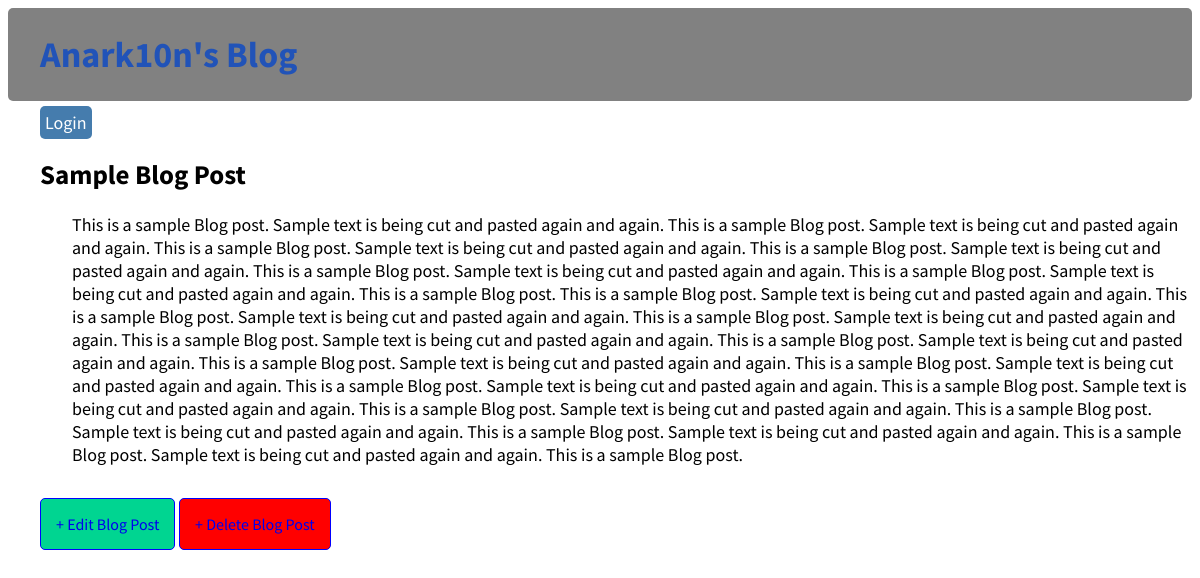
The app's page /post/1/ with its own data.
### blogs/models.py (models this page shows, shortened)
class Post(models.Model):
    author = models.ForeignKey('auth.User', on_delete=models.CASCADE,)
    title = models.CharField(max_length = 200)
    text = models.TextField()

### blogs/views.py (the view)
# urls.py: path('post/<int:pk>/', views.BlogDetailView.as_view(), name='post_detail'),
class BlogDetailView(DetailView):
    model = Post
    template_name = 'post_detail.html'

### templates/post_detail.html
{% extends 'base.html' %}
{% block content %}
  <div class="post-entry">
    <h2>{{ post.title }}</h2>
    <p>{{ post.text }}</p>
  </div>
  <div class="actions">
    <a class="button" href="{% url 'post_edit' post.pk %}">+ Edit Blog Post</a>
    <a class="critical" href="{% url 'post_delete' post.pk %}">+ Delete Blog Post</a>
  </div>
{% endblock content %}

### static/css/base.css (style rules this page uses)
body { font-family: 'Source Sans Pro', sans-serif; font-size: 18px; }
.actions { margin-left: 2rem; }
.post-entry { margin-bottom: 2rem; }
.post-entry h2 { margin-left: 2rem; }
.post-entry p { margin: 0; margin-left: 4rem; font-weight: 400; }
.button { background-color: #00d591; border: 1px solid blue; border-radius: 5px; padding: 15px 15px; text-decoration: none; display: inline-block; font-size: 16px; }
.critical { background-color: red; border: 1px solid blue; border-radius: 5px; padding: 15px 15px; text-decoration: none; display: inline-block; font-size: 16px; }

### records on screen
Post: title "Sample Blog Post", text "This is a sample Blog post. Sample text is being cut and pasted again and again. This is a sample Blog post. Sample text is being cut and pasted again and again. This is a sample Blog post. Sample text is being cut and pasted again and again. This is a sample Blog post. Sample text is being cut and pasted again and again. This is a sample Blog post. Sample text is being cut and pasted again and again. This is a sample Blog post. Sample text is being cut and pasted again and again. This is a sample Blog post. This is a sample Blog post. Sample text is being cut and pasted again and again. This is a sample Blog post. Sample text is being cut and pasted again and again. This is a sample Blog…"
